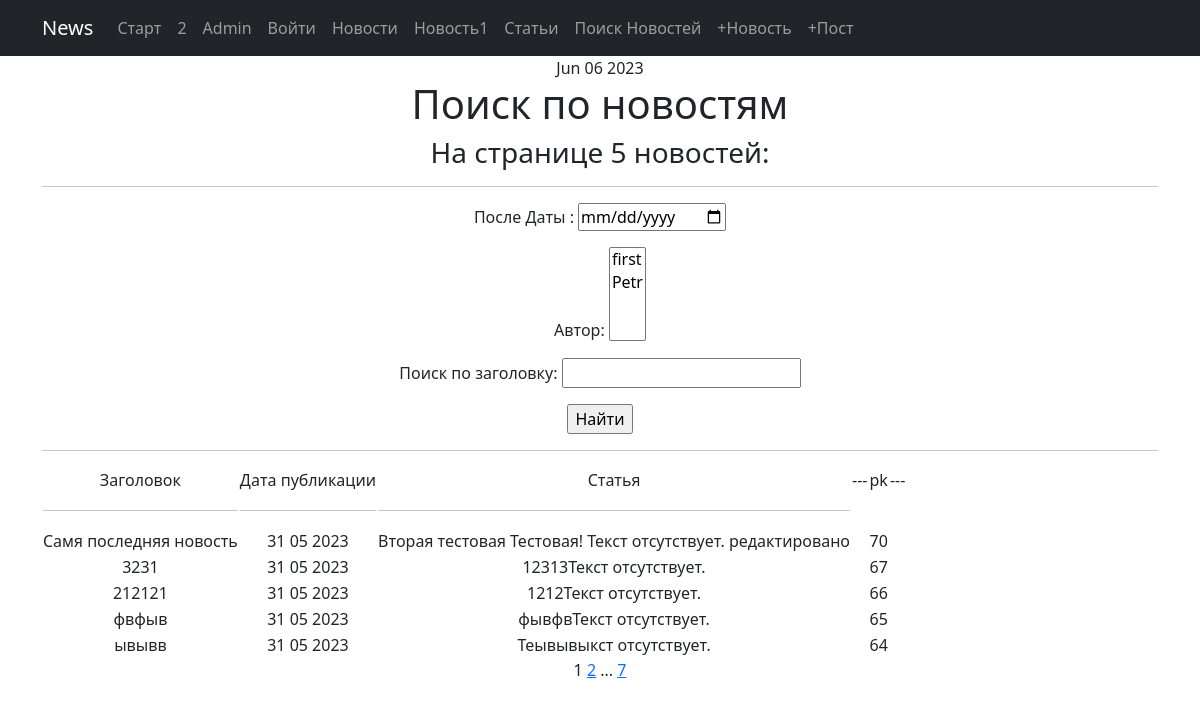
Page /news/search/ on the earlier database version.
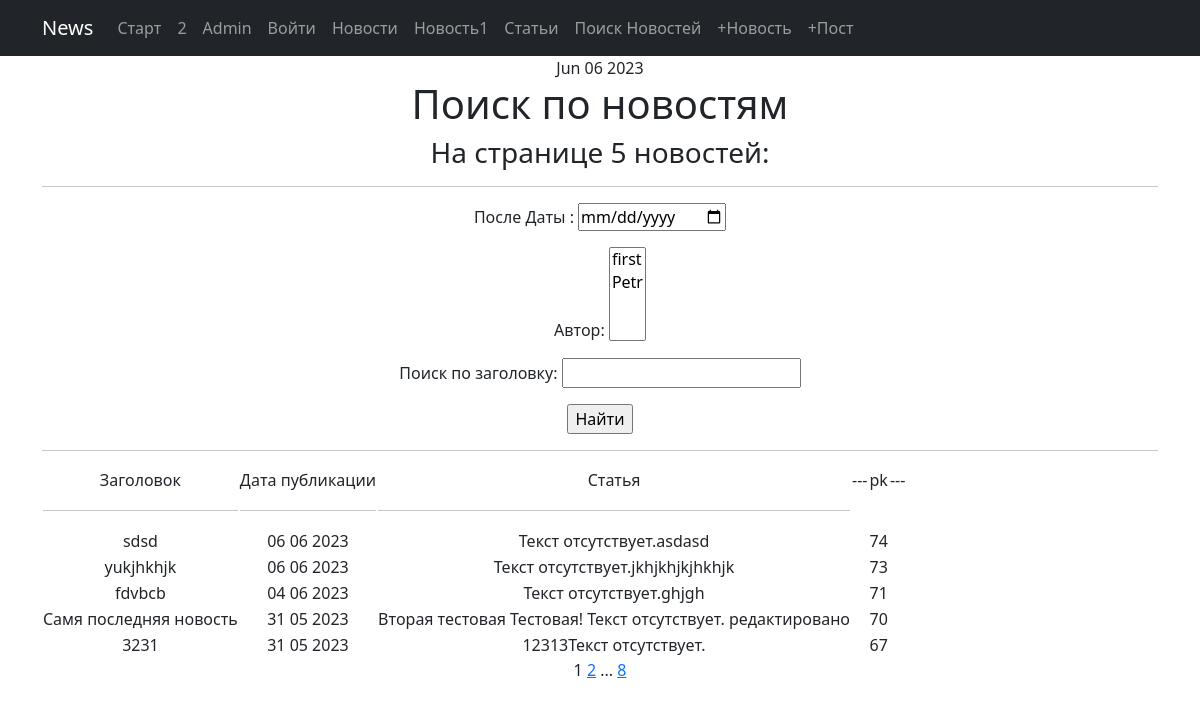
Same page on the later database version.
### News_Portal/models.py (models this page shows, shortened)
class Post(models.Model):
    article = 'AR'
    news = 'NE'
    POSITIONS = [
        (article, 'Статья'),
        (news, 'Новость')
    ]
    author = models.ForeignKey('Author', on_delete=models.CASCADE)  # связь «один ко многим» с моделью Author;
    position = models.CharField(max_length=2, choices=POSITIONS, default=article)  # «статья» или «новость»;
    date_time = models.DateTimeField(auto_now_add=True)  # автоматически добавляемая дата и время создания;
    category = models.ManyToManyField('Category', through='PostCategory')  # связь «многие ко многим»
    title = models.CharField(max_length=50, unique=True)  # заголовок статьи/новости;
    text = models.TextField(default="Текст отсутствует.")  # текст статьи/новости;
    ratio = models.IntegerField(default=0)  # рейтинг статьи/новости."

### News_Portal/views.py (the view)
# urls.py: path('search/', SearchNe.as_view()),
class SearchNe(ListView):
    queryset = Post.objects.filter(position='NE').order_by('-date_time')
    template_name = 'search.html'
    context_object_name = 'news_list'
    paginate_by = 5
    def get_queryset(self):
        queryset = super().get_queryset()
        self.filterset = PostFilter(self.request.GET, queryset)
        return self.filterset.qs
    def get_context_data(self, **kwargs):
        context = super().get_context_data(**kwargs)
        context['filterset'] = self.filterset
        return context

### News_Portal/models.py (called while the page is built)
    def __str__(self):
        return self.author_name

### News_Portal/templatetags/custom_filters.py (called while the page is built)
@register.filter()
def censor(some_text, bad=bad_words):
    if not isinstance(some_text, str):
        raise NotAString()
    for bad_word in bad:
        i = -2
        while i != -1:
            i = some_text.lower().find(bad_word)
            if i >= 0:
                some_text = some_text[0:i + 1] + '*' * (len(bad_word) - 1) + some_text[i + len(bad_word):]
                print(type(some_text))
    return some_text

### News_Portal/templatetags/custom_tags.py (called while the page is built)
@register.simple_tag()
def current_time(format_string='%b %d %Y'):
    return datetime.utcnow().strftime(format_string)

@register.simple_tag(takes_context=True)
def url_replace(context, **kwargs):
    d = context['request'].GET.copy()
    for k, v in kwargs.items():
        d[k] = v
    return d.urlencode()

### templates/search.html (shortened to what this page needs)
{% extends 'flatpages/default.html' %}
{% load custom_filters %}
{% load custom_tags %}
{% block content %}
    <h1>Поиск по новостям</h1>
    <h3>На странице {{ news_list|length }} новостей:       </h3>
    <hr>
   <form action="" method="get">
       {{ filterset.form.as_p }}
       <input type="submit" value="Найти" />
   </form>
   <hr>
    {% if news_list %}
        <table>
            <tr>
                <td>Заголовок </td>
                <td>Дата публикации  </td>
                <td>Статья</td>
                <td>---</td>
                <td>pk</td>
                <td>---</td>
            </tr>
            <tr>
                <td><hr></td>
                <td><hr></td>
                <td><hr></td>
            </tr>
            {% for post_ in news_list %}
                <tr>
                    <td>{{ post_.title|censor}}</td>
                    <td>{{ post_.date_time|date:' d m Y' }}</td>
                    <td>{{ post_.text|truncatewords:20|censor }}</td>
                    <td></td>
                    <td>{{ post_.pk }}</td>
                </tr>
            {% endfor %}
        </table>
    {% else %}
        <h2>Новостей нет!</h2>
    {% endif %}
   {{ page_obj.number }}
   {% if page_obj.has_next %}
        <a href="?{% url_replace page=page_obj.next_page_number %}">{{ page_obj.next_page_number }}</a>
       {% if paginator.num_pages != page_obj.next_page_number %}
           ...
            <a href="?{% url_replace page=page_obj.paginator.num_pages %}">{{ page_obj.paginator.num_pages }}</a>
       {% endif %}
   {% endif %}
{% endblock content %}

Differences in the rows shown:
no longer on this page (row unchanged): Post: title|censor "212121", date_time "31 05 2023", text|censor "1212Текст отсутствует.", pk "66"
no longer on this page (row unchanged): Post: title|censor "фвфыв", date_time "31 05 2023", text|censor "фывфвТекст отсутствует.", pk "65"
no longer on this page (row unchanged): Post: title|censor "ывывв", date_time "31 05 2023", text|censor "Теывывыкст отсутствует.", pk "64"
added Post: title|censor "sdsd", date_time "06 06 2023", text|censor "Текст отсутствует.asdasd", pk "74"
added Post: title|censor "yukjhkhjk", date_time "06 06 2023", text|censor "Текст отсутствует.jkhjkhjkjhkhjk", pk "73"
added Post: title|censor "fdvbcb", date_time "04 06 2023", text|censor "Текст отсутствует.ghjgh", pk "71"
Other differences:
{{ page_obj.paginator.num_pages }}: "7" → "8"
